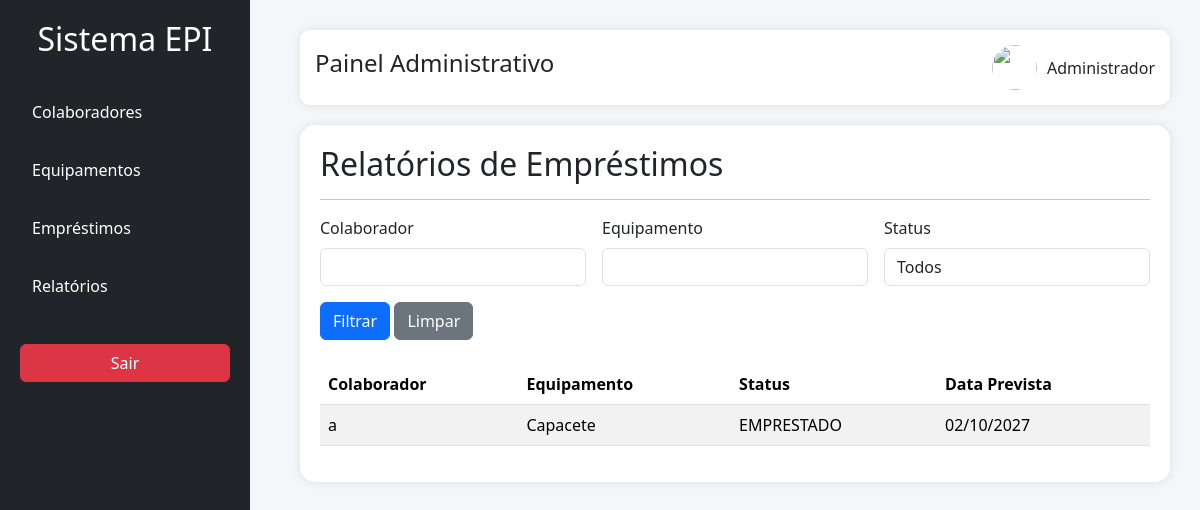
The app's page /emprestimos/relatorios/ (signed in), older data.
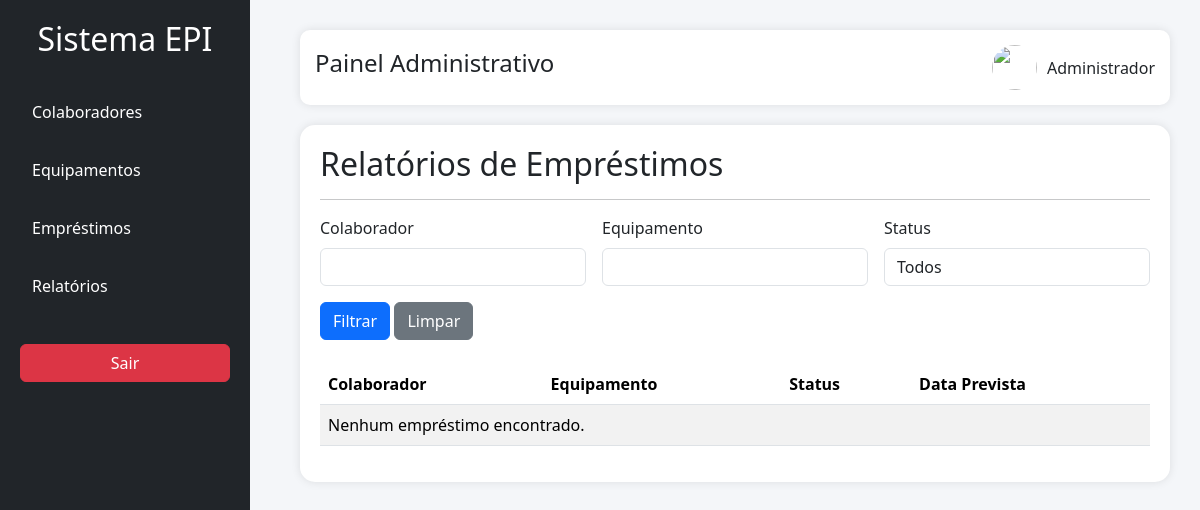
The same page, newer data.
### emprestimos/models.py (models this page shows, shortened)
class Emprestimo(models.Model):
    STATUS_CHOICES = [
        ('EMPRESTADO', 'Emprestado'),
        ('FORNECIDO', 'Fornecido'),
        ('DEVOLVIDO', 'Devolvido'),
        ('DANIFICADO', 'Danificado'),
        ('PERDIDO', 'Perdido'),
    ]
    colaborador = models.ForeignKey(
        Colaborador,
        on_delete=models.CASCADE
    )
    equipamento = models.ForeignKey(
        Equipamento,
        on_delete=models.CASCADE
    )
    data_emprestimo = models.DateTimeField(
        auto_now_add=True
    )
    data_prevista_devolucao = models.DateTimeField()
    data_devolucao = models.DateTimeField(
        null=True,
        blank=True
    )
    status = models.CharField(
        max_length=20,
        choices=STATUS_CHOICES,
        default='EMPRESTADO'
    )
    observacao_devolucao = models.TextField(
        null=True,
        blank=True
    )

### colaboradores/models.py (models this page shows)
class Colaborador(models.Model):
    nome = models.CharField(max_length=100)
    cpf = models.CharField(max_length=14)
    setor = models.CharField(max_length=50)
    cargo = models.CharField(max_length=50)
    telefone = models.CharField(max_length=20)
    email = models.EmailField()
    def __str__(self):
        return self.nome

### equipamentos/models.py (models this page shows)
class Equipamento(models.Model):
    nome_epi = models.CharField(max_length=100)
    ca = models.CharField(max_length=30)
    quantidade = models.IntegerField()
    validade = models.DateField()
    descricao = models.TextField()
    def __str__(self):
        return self.nome_epi

### emprestimos/views.py (the view)
@login_required
def relatorios(request):
    emprestimos = Emprestimo.objects.all()
    colaborador = request.GET.get('colaborador', '')
    equipamento = request.GET.get('equipamento', '')
    status = request.GET.get('status', '')
    if colaborador:
        emprestimos = emprestimos.filter(
            colaborador__nome__icontains=colaborador
        )
    if equipamento:
        emprestimos = emprestimos.filter(
            equipamento__nome_epi__icontains=equipamento
        )
    if status:
        emprestimos = emprestimos.filter(
            status=status
        )
    return render(
        request,
        'emprestimos/relatorios.html',
        {
            'emprestimos': emprestimos,
            'colaborador': colaborador,
            'equipamento': equipamento,
            'status': status,
        }
    )

### templates/emprestimos/relatorios.html (shortened to what this page needs)
{% extends 'base.html' %}
{% block content %}
<h2>Relatórios de Empréstimos</h2>
<hr>
<form method="get" class="row g-3 mb-4">
    <div class="col-md-4">
        <label class="form-label">Colaborador</label>
        <input
            type="text"
            name="colaborador"
            class="form-control"
            value="{{ colaborador }}"
        >
    </div>
    <div class="col-md-4">
        <label class="form-label">Equipamento</label>
        <input
            type="text"
            name="equipamento"
            class="form-control"
            value="{{ equipamento }}"
        >
    </div>
    <div class="col-md-4">
        <label class="form-label">Status</label>
        <select name="status" class="form-control">
            <option value="">Todos</option>
        </select>
    </div>
    <div class="col-12">
        <button type="submit" class="btn btn-primary">
            Filtrar
        </button>
        <a href="{% url 'relatorios' %}" class="btn btn-secondary">
            Limpar
        </a>
    </div>
</form>
<table class="table table-striped">
    <thead>
        <tr>
            <th>Colaborador</th>
            <th>Equipamento</th>
            <th>Status</th>
            <th>Data Prevista</th>
        </tr>
    </thead>
    <tbody>
        {% for emprestimo in emprestimos %}
        <tr>
            <td>{{ emprestimo.colaborador }}</td>
            <td>{{ emprestimo.equipamento }}</td>
            <td>{{ emprestimo.status }}</td>
            <td>{{ emprestimo.data_prevista_devolucao|date:"d/m/Y" }}</td>
        </tr>
        {% empty %}
        <tr>
            <td colspan="4">
                Nenhum empréstimo encontrado.
            </td>
        </tr>
        {% endfor %}
    </tbody>
</table>
{% endblock %}

Row changes from the older to the newer data that the page shows:
removed Emprestimo: colaborador "a", equipamento "Capacete", status "EMPRESTADO", data_prevista_devolucao "02/10/2027"
Text that changed along with them:
text now shown: "Nenhum empréstimo encontrado."
